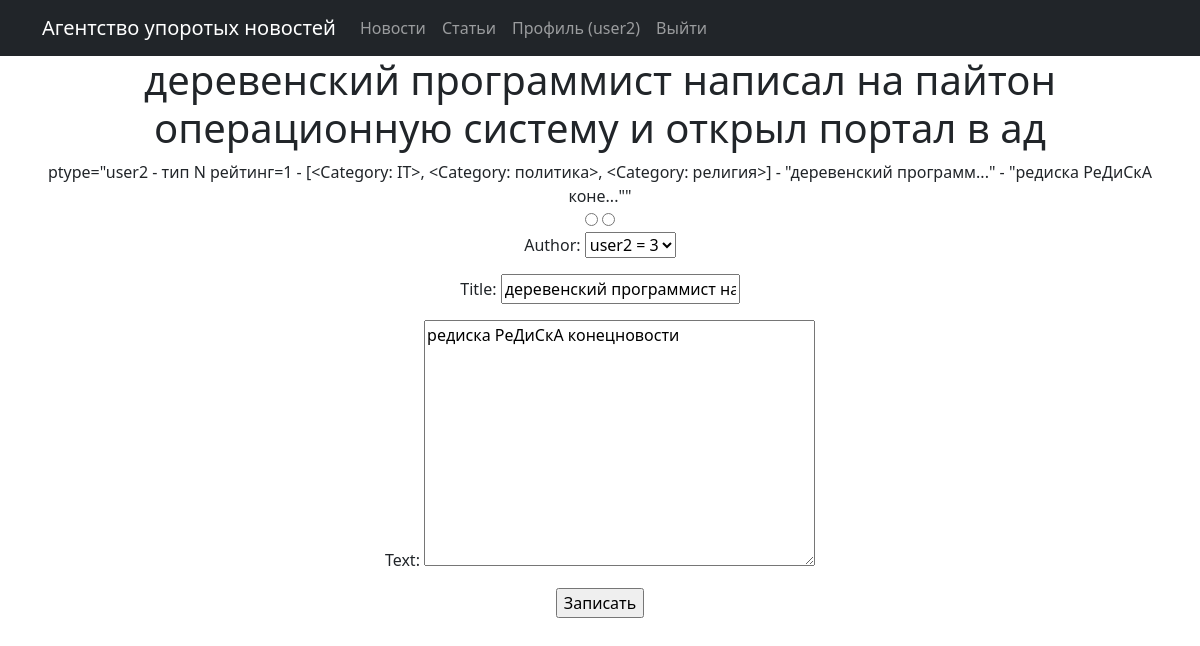
The page /news/135/edit/ (signed in) on the database as committed earlier.
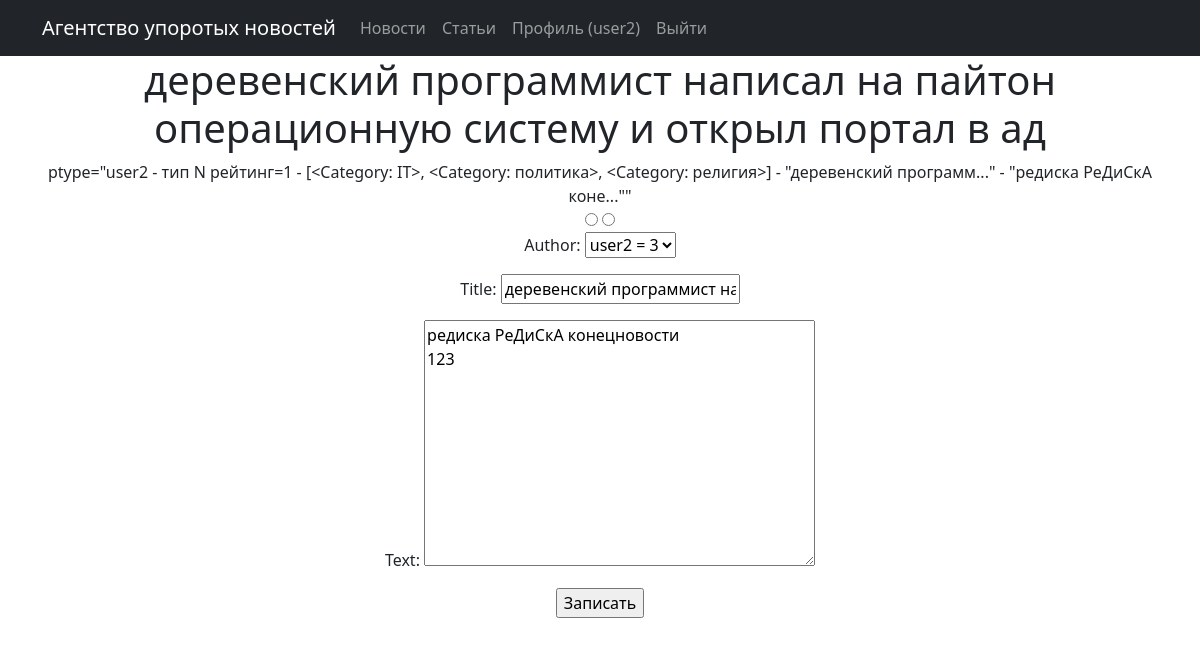
The same page on the database as committed later.
### main/models.py (models this page shows, shortened)
class Post(models.Model):
    author = models.ForeignKey('Author', on_delete=models.CASCADE)
    title = models.CharField(max_length=255, default='')
    text = models.TextField(default='')
    rating = models.IntegerField(default=0)
    pType = models.CharField(max_length=1, choices=postType, default='A')
    cat = models.ManyToManyField(Category, through='PostCategory')
    created = models.DateTimeField(auto_now_add=True)
    def __str__(self):
        authorName = self.author.user.username
        return f'{authorName} - тип {self.pType} рейтинг={self.rating} - {list(self.cat.all())} - "{self.title[:20]}..." - "{self.text[:20]}..."'

class Author(models.Model):
    user = models.OneToOneField(User, on_delete=models.CASCADE)
    rating = models.IntegerField(default=0)
    @property
    def name(self):
        return self.user.username
    def __str__(self):
        return f'{self.name} = {self.rating}'

class Category(models.Model):
    name = models.CharField(unique=True, max_length=255, default='без категории')
    subscribers = models.ManyToManyField(User, through='UserCats')
    def __str__(self):
        return f'{self.name}'

### main/views.py (the view)
# urls.py: path('news/<int:pk>/edit/', PostEdit.as_view(), name='news_edit'),
class PostEdit(LoginRequiredMixin, UpdateView):
    model = Post
    form_class = PostForm
    context_object_name = 'info' # переменная в шаблоне
    template_name = 'post_edit.html'

### main/forms.py
class PostForm(forms.ModelForm):
	class Meta:
		model = Post
		fields = ['author','title','text']

### templates/post_edit.html (shortened to what this page needs)
{% extends 'flatpages/default.html' %}
{% load custom_filters %}
{% block content %}
<h1>{{ info.title }}</h1>
ptype="{{ info }}"
<form action="" method="post">
    {% if info.pType %}
    <input type="radio" name="pType" value="A">
    <input type="radio" name="pType" value="N">
    {% else %}
    <input type="hidden" name="pType" value="{{ info.pType }}">
    {% endif %}
    {{ form.as_p }}
    <input type="submit" value="Записать" />
</form>
{% endblock content %}

Rows that differ between the two databases and show on the page:
changed Post "user2 = 3": text "редиска РеДиСкА конецновости" → "редиска РеДиСкА конецновости 123"
